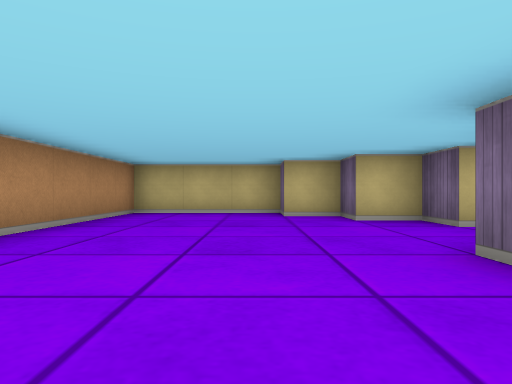
[1] (above)

16 first-person views from a walk through a cub3D level. The camera is about half as high as the walls, looks level and sees 70° across. The floor is counted in squares. Each view is taken from the middle of a square. On the plan, view 1 faces up. The plan holds only what a view shows up to about 9 squares ahead; the rest is blank. The place goes on beyond the plan.

[2]
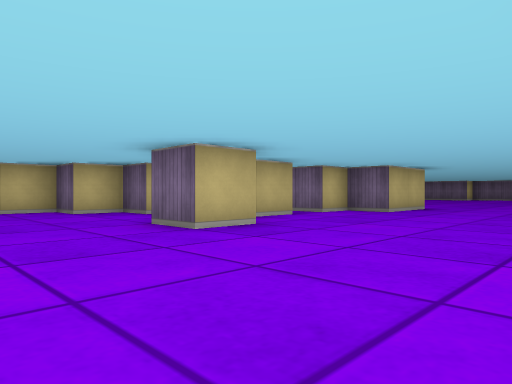

[3]
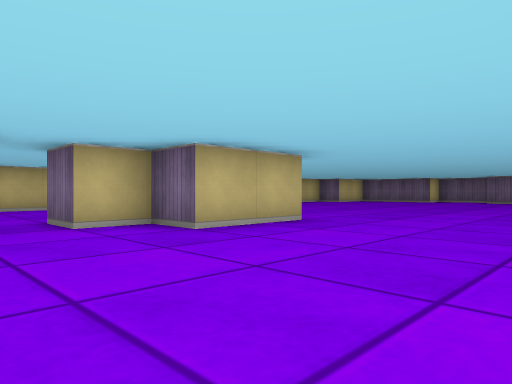

[4]
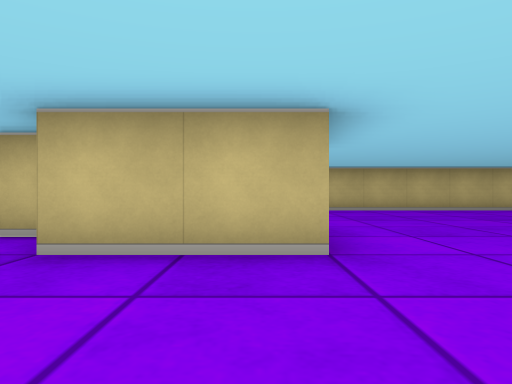

[5]
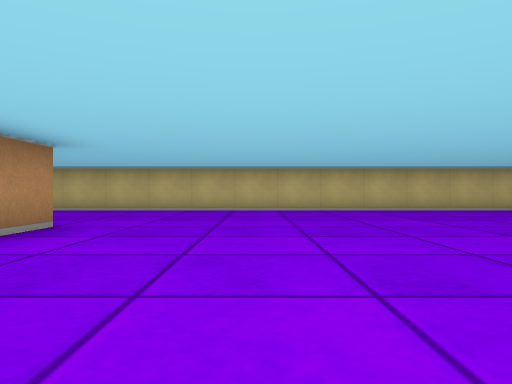

[6]
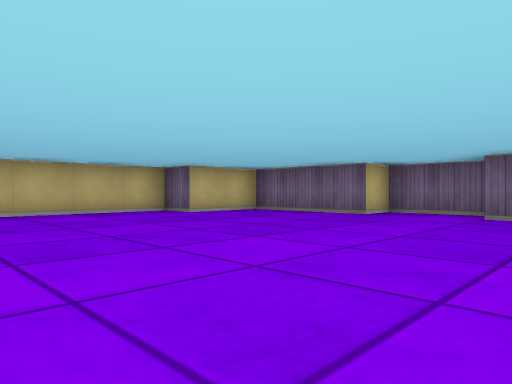

[7]
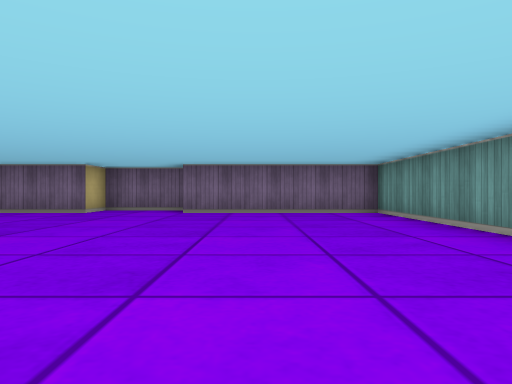

[8]
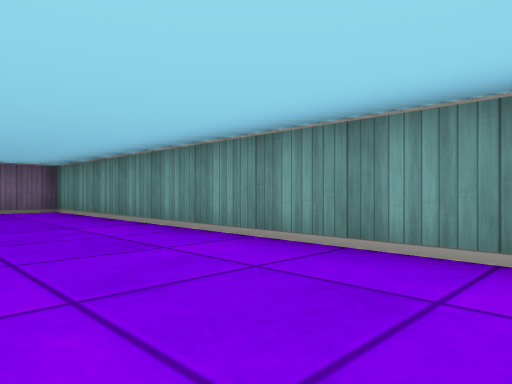

[9]
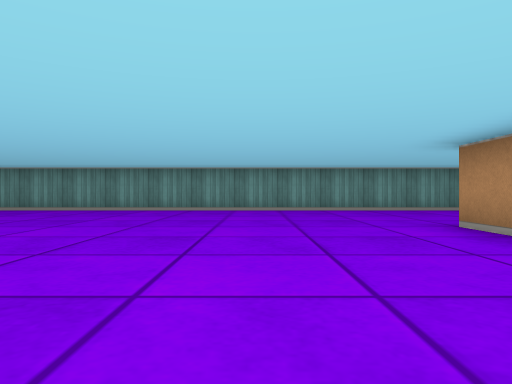

[10]
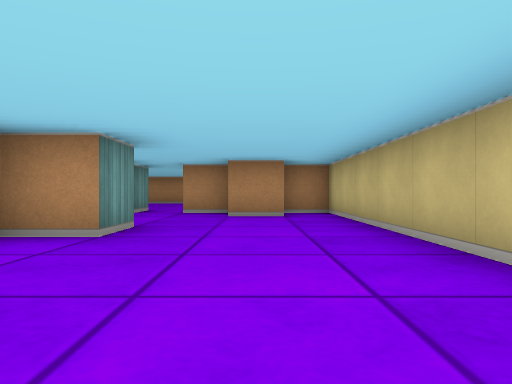

[11]
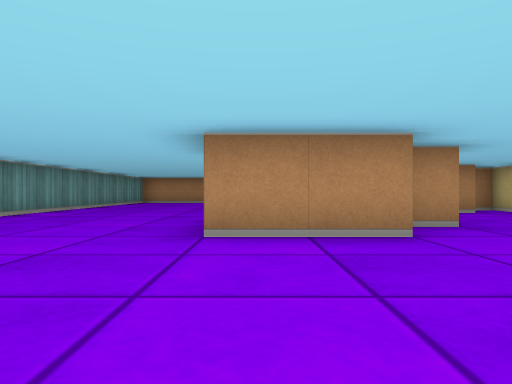

[12]
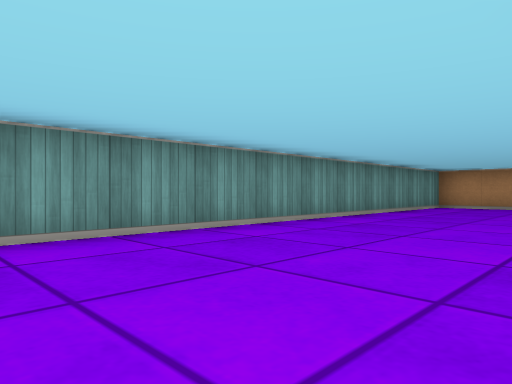

[13]
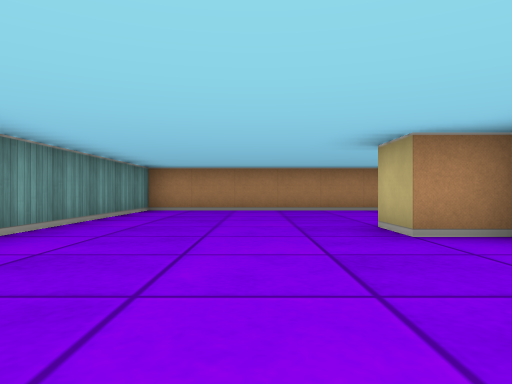

[14]
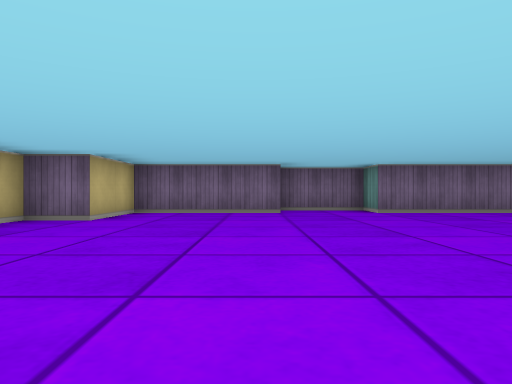

[15]
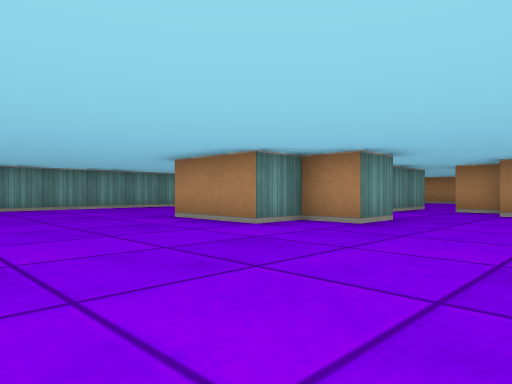

[16]
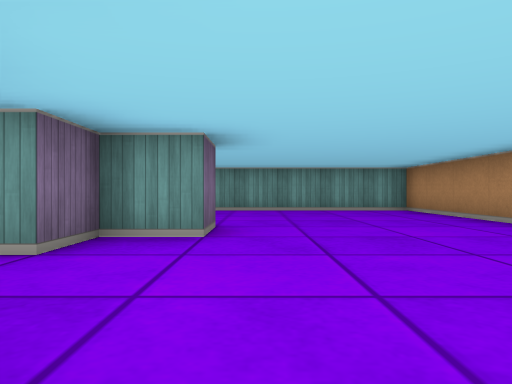

### Floor plan
Points are (right, up) in squares from view 1. A wall is a line through its corners. A room is listed if a view was taken in it or the views show most of it. See-through windows are left out.
Room 1 (views 1, 2, 3, 4, 5, 6, 7, 8, 9, 10, 11, 12, 13, 14, 15, 16)
walls: (6.5, 4.5) (7.5, 4.5) (7.5, 3.5) (8.5, 3.5) (8.5, 1.5) (6.5, 1.5) (6.5, 2.5) (5.5, 2.5) (5.5, 3.5); (4.5, 2.5) (3.5, 2.5); (4.5, 6.6) (4.5, 5.5); (2.5, 1.5) (1.5, 1.5) (1.5, 2.5) (2.5, 2.5) (2.5, 1.5); (2.5, 2.5) (2.5, 3.5) (4.4, 3.5); (3.5, 5.5) (3.5, 4.5); (2.5, 4.5) (2.5, 5.5) (1.5, 5.5) (1.5, 6.5) (0.5, 6.5) (0.5, 7.5) (-2.5, 7.5) (-2.5, -2.5) (19.5, -2.5) (19.5, 1.5) (20.5, 1.5) (20.5, 3.5) (19.5, 3.5) (19.5, 6.5) (17.5, 6.5) (17.5, 7.5) (3.5, 7.5) (3.5, 6.5)

Positions as (right, up) in squares from view 1, and headings:
1: (0, 0), facing up
2: (-1, -2), facing up-right
3: (4, -2), facing up-right
4: (8, -1), facing up
5: (11, -1), facing up
6: (13, 0), facing up-right
7: (12, 0), facing right
8: (11, 0), facing down-right
9: (11, 6), facing down
10: (11, 6), facing left
11: (12, 2), facing left
12: (8, 1), facing down-left
13: (6, 0), facing left
14: (12, 4), facing right
15: (12, 7), facing down-left
16: (1, 6), facing down
